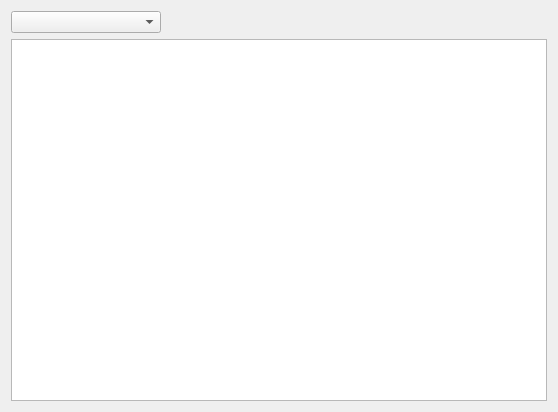
<?xml version="1.0" encoding="UTF-8"?>
<ui version="4.0">
 <class>ListAssets</class>
 <widget class="QWidget" name="ListAssets">
  <property name="geometry">
   <rect>
    <x>0</x>
    <y>0</y>
    <width>558</width>
    <height>412</height>
   </rect>
  </property>
  <property name="windowTitle">
   <string>Form</string>
  </property>
  <layout class="QHBoxLayout" name="horizontalLayout">
   <item>
    <layout class="QVBoxLayout" name="verticalLayout">
     <item>
      <widget class="QComboBox" name="ListAssetsComboBox">
       <property name="maximumSize">
        <size>
         <width>150</width>
         <height>30</height>
        </size>
       </property>
      </widget>
     </item>
     <item>
      <widget class="QListView" name="ListAssetsView"/>
     </item>
    </layout>
   </item>
  </layout>
 </widget>
 <resources/>
 <connections>
  <connection>
   <sender>ListAssetsView</sender>
   <signal>clicked(QModelIndex)</signal>
   <receiver>ListAssets</receiver>
   <slot>emitAssetId(QModelIndex)</slot>
   <hints>
    <hint type="sourcelabel">
     <x>302</x>
     <y>78</y>
    </hint>
    <hint type="destinationlabel">
     <x>300</x>
     <y>4</y>
    </hint>
   </hints>
  </connection>
  <connection>
   <sender>ListAssetsComboBox</sender>
   <signal>currentIndexChanged(int)</signal>
   <receiver>ListAssets</receiver>
   <slot>setFilter(int)</slot>
   <hints>
    <hint type="sourcelabel">
     <x>99</x>
     <y>19</y>
    </hint>
    <hint type="destinationlabel">
     <x>69</x>
     <y>6</y>
    </hint>
   </hints>
  </connection>
  <connection>
   <sender>ListAssetsComboBox</sender>
   <signal>currentIndexChanged(int)</signal>
   <receiver>ListAssets</receiver>
   <slot>emitAssetType(int)</slot>
   <hints>
    <hint type="sourcelabel">
     <x>105</x>
     <y>17</y>
    </hint>
    <hint type="destinationlabel">
     <x>370</x>
     <y>5</y>
    </hint>
   </hints>
  </connection>
 </connections>
 <slots>
  <slot>updateView(QString)</slot>
  <slot>emitAssetId(QModelIndex)</slot>
  <slot>setFilter(int)</slot>
  <slot>emitAssetType(int)</slot>
 </slots>
</ui>
